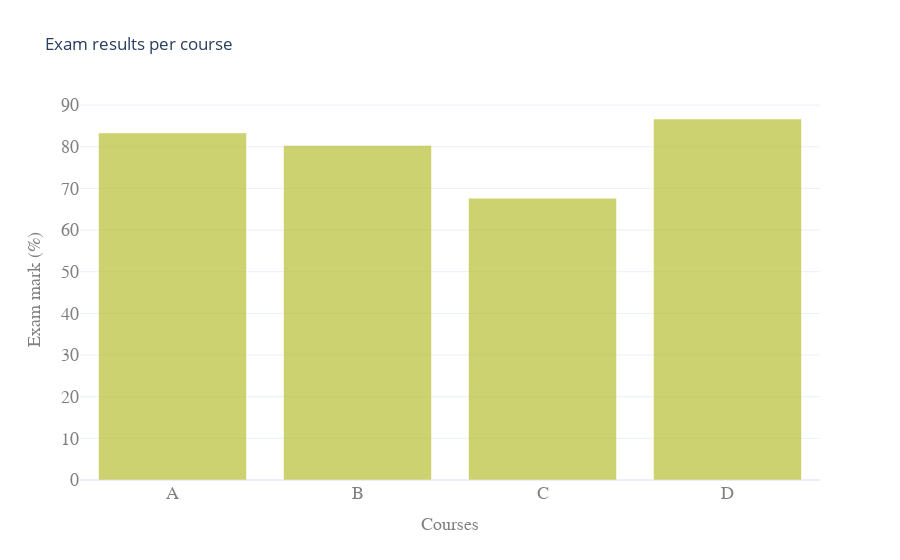

The code cell stored with this chart in its notebook:
### Code cell
figure = px.bar(groups,
                x='course',
                y='ex',
                labels={'course': 'Courses', 'ex': 'Exam mark (%)'},
                title='Exam results per course',
                template='plotly_white',
                opacity=.7,
                hover_name='ex',
                hover_data=['ex'])

# Specify the colour of bars
figure.update_traces(marker_color="#B7BF35")

# Modify axis label properties
figure.update_xaxes(title_font={"size":18, "family": "Arial", "color":"gray"}, 
                    tickfont={"size":18, "family": "Arial", "color":"gray"})

figure.update_yaxes(title_font={"size":18, "family": "Arial", "color":"gray"}, 
                    tickfont={"size":18, "family": "Arial", "color":"gray"})

figure.show()

### Figure 1 — Plotly figure (JSON) as saved in the notebook; plotly's stock layout.template omitted (floating-point values rounded to 4 significant figures)
{"data": [{"alignmentgroup": "True", "hovertemplate": "<b>%{hovertext}</b><br><br>Courses=%{x}<br>Exam mark (%)=%{y}<extra></extra>", "hovertext": [83.33, 80.33, 67.67, 86.67], "legendgroup": "", "marker": {"color": "#B7BF35", "opacity": 0.7, "pattern": {"shape": ""}}, "name": "", "offsetgroup": "", "orientation": "v", "showlegend": false, "textposition": "auto", "type": "bar", "x": ["A", "B", "C", "D"], "xaxis": "x", "y": [83.33, 80.33, 67.67, 86.67], "yaxis": "y"}], "layout": {"autosize": true, "barmode": "relative", "legend": {"tracegroupgap": 0}, "title": {"text": "Exam results per course"}, "xaxis": {"anchor": "y", "autorange": true, "domain": [0, 1], "range": [-0.5, 3.5], "tickfont": {"color": "gray", "family": "Arial", "size": 18}, "title": {"font": {"color": "gray", "family": "Arial", "size": 18}, "text": "Courses"}, "type": "category"}, "yaxis": {"anchor": "x", "autorange": true, "domain": [0, 1], "range": [0, 91.23], "tickfont": {"color": "gray", "family": "Arial", "size": 18}, "title": {"font": {"color": "gray", "family": "Arial", "size": 18}, "text": "Exam mark (%)"}, "type": "linear"}}}
